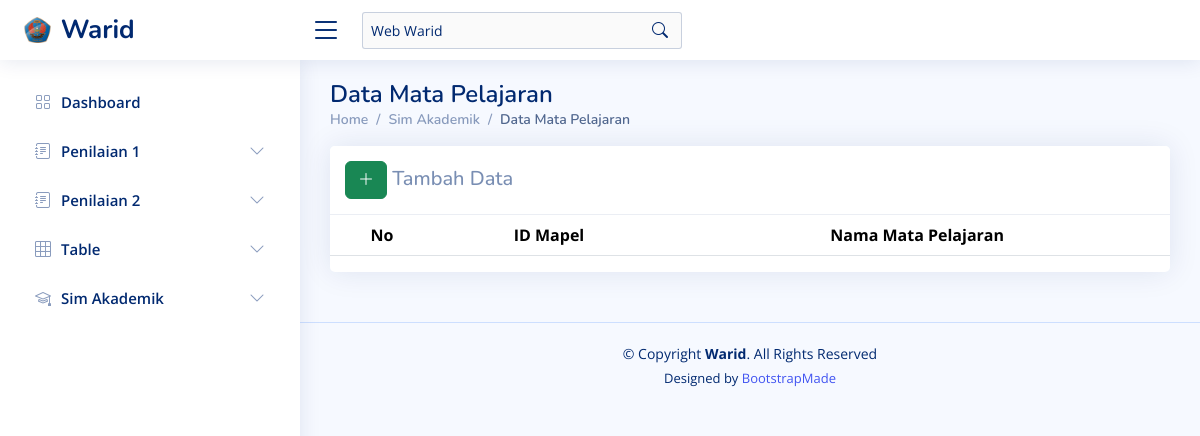
The app's page /?page=mapel, older data.
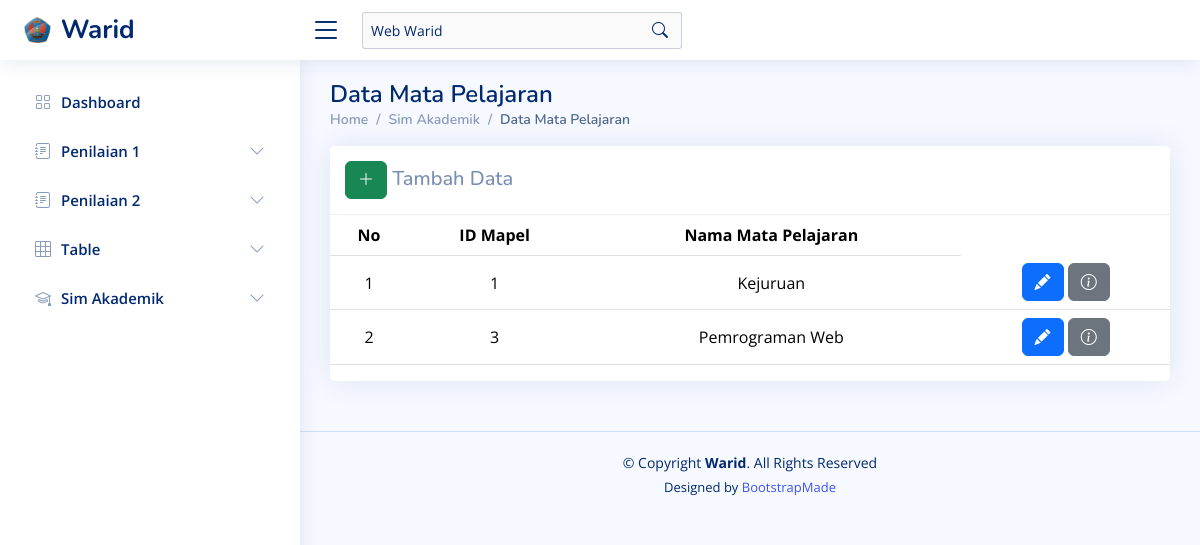
The same page, newer data.
### tables this page shows
CREATE TABLE `tb_mapel` (
  `id_mapel` int(4) NOT NULL,
  `nama_mapel` varchar(50) NOT NULL
);

### assets/components/sim_akademik_warid/mapel.php (the view, shortened to what this page needs)
<?php
$pageName = 'mapel';
?>
<main id="main" class="main">
  <div class="pagetitle">
    <h1>Data Mata Pelajaran</h1>
    <nav>
      <ol class="breadcrumb">
        <li class="breadcrumb-item"><a href="?page=dashboard">Home</a></li>
        <li class="breadcrumb-item">Sim Akademik</li>
        <li class="breadcrumb-item active">Data Mata Pelajaran</li>
      </ol>
    </nav>
  </div>
  <section class="section">
    <div class="row">
      <div class="col-lg-12">
        <div class="card">
          <h5 class="card-header d-flex">
            <span class="col-sm-6"><a href="?page=<?php echo $pageName ?>&alert=add_data" class="btn btn-success"><i class="bi bi-plus-lg"></i></a> Tambah Data</span>
          </h5>
          <div class="table-responsive text-nowrap">
            <table class="table table-hover">
              <thead>
                <tr>
                  <th>No</th>
                  <th>ID Mapel</th>
                  <th>Nama Mata Pelajaran</th>
                </tr>
              </thead>
              <tbody>
                <?php
                $sqlmapel = "SELECT * FROM tb_mapel";
                $stmt = $pdo->query($sqlmapel);
                $no = 1;
                foreach ($stmt as $mapel) {
                ?>
                  <tr>
                    <td><?php echo $no++; ?></td>
                    <td><?php echo htmlspecialchars($mapel['id_mapel']); ?></td>
                    <td><?php echo htmlspecialchars($mapel['nama_mapel']); ?></td>
                    <td>
                      <a href="?page=<?php echo $pageName ?>&alert=edit_data&id=<?php echo $mapel['id_mapel']; ?>" class="btn btn-primary"><i class="bi bi-pencil-fill" style="color: white;"></i></a>
                      <a href="?page=<?php echo $pageName ?>&alert=info_data&id=<?php echo $mapel['id_mapel']; ?>" class="btn btn-secondary"><i class="bi bi-info-circle" style="color: white"></i></a>
                    </td>
                  </tr>
                <?php
                }
                ?>
              </tbody>
            </table>
          </div>
        </div>
      </div>
    </div>
</main>

### index.php (shortened to what this page needs)
<!DOCTYPE html>
<html lang="en">
<head>
  <link href="assets/vendor/bootstrap/css/bootstrap.min.css" rel="stylesheet">
  <link href="assets/vendor/bootstrap-icons/bootstrap-icons.css" rel="stylesheet">
  <link href="assets/vendor/boxicons/css/boxicons.min.css" rel="stylesheet">
  <link href="assets/vendor/quill/quill.snow.css" rel="stylesheet">
  <link href="assets/vendor/quill/quill.bubble.css" rel="stylesheet">
  <link href="assets/vendor/remixicon/remixicon.css" rel="stylesheet">
  <link href="assets/vendor/simple-datatables/style.css" rel="stylesheet">
  <link href="assets/css/style.css" rel="stylesheet">
</head>
<body>
  <?php
  include "assets/components/koneksi.php";
  ?>
  <?php include 'assets/components/header.php'; ?>
  <?php
    $dashboard_sidebar = "collapsed";
  ?>
  <?php
  if (!isset($_GET['page'])) {
    $page = 'dashboard';
  } else {
    $page = $_GET['page'];
  }
  switch ($page) {
    case 'mapel':
      include 'assets/components/sim_akademik_warid/mapel.php';
      break;
  }
  ?>
  <?php include "assets/components/sidebar.php"; ?>
  <?php include 'assets/components/footer.php' ?>
</body>
</html>

### assets/components/header.php (shortened to what this page needs)
<header id="header" class="header fixed-top d-flex align-items-center">
    <div class="d-flex align-items-center justify-content-between">
      <a href="?page=dashboard" class="logo d-flex align-items-center">
        <img src="assets/img/logo.png" alt="">
        <span class="d-none d-lg-block">Warid</span>
      </a>
      <i class="bi bi-list toggle-sidebar-btn"></i>
    </div>
    <div class="search-bar">
      <div class="search-form d-flex align-items-center">
        <input type="text" name="query" placeholder="Web Warid" title="Web Warid" value="Web Warid" disabled>
        <button><i class="bi bi-search"></i></button>
      </div>
    </div>
  </header>

### assets/components/sidebar.php (shortened to what this page needs)
<aside id="sidebar" class="sidebar">
  <ul class="sidebar-nav" id="sidebar-nav">
    <li class="nav-item">
      <a class="nav-link <?php echo $dashboard_sidebar; ?>" href="index.php">
        <i class="bi bi-grid"></i>
        <span>Dashboard</span>
      </a>
    </li>
    <li class="nav-item">
      <a class="nav-link collapsed" data-bs-target="#penilaian-1" data-bs-toggle="collapse" href="#">
        <i class="bi bi-journal-text"></i><span>Penilaian 1</span><i class="bi bi-chevron-down ms-auto"></i>
      </a>
    </li>
    <li class="nav-item">
      <a class="nav-link collapsed" data-bs-target="#penilaian-2" data-bs-toggle="collapse" href="#">
        <i class="bi bi-journal-text"></i><span>Penilaian 2</span><i class="bi bi-chevron-down ms-auto"></i>
      </a>
    </li>
    <li class="nav-item">
      <a class="nav-link collapsed" data-bs-target="#table-view" data-bs-toggle="collapse" href="#">
        <i class="bi bi-grid-3x3"></i><span>Table</span><i class="bi bi-chevron-down ms-auto"></i>
      </a>
    </li>
    <li class="nav-item">
      <a class="nav-link collapsed" data-bs-target="#sim_akademik" data-bs-toggle="collapse" href="#">
        <i class="bi bi-mortarboard"></i><span>Sim Akademik</span><i class="bi bi-chevron-down ms-auto"></i>
      </a>
    </li>
  </ul>
</aside>

### assets/components/footer.php
<footer id="footer" class="footer">
    <div class="copyright">
      &copy; Copyright <strong><span>Warid</span></strong>. All Rights Reserved
    </div>
    <div class="credits">
      Designed by <a href="https://bootstrapmade.com/">BootstrapMade</a>
    </div>
</footer>

### assets/css/style.css (style rules this page uses)
:root { scroll-behavior: smooth; }
body { font-family: "Open Sans", sans-serif; background: #f6f9ff; color: #444444; }
a { color: #4154f1; text-decoration: none; }
h1, h2, h3, h4, h5, h6 { font-family: "Nunito", sans-serif; }
table * { text-align: center; }
table { width: 100%; }
td { vertical-align: middle; word-wrap: break-word; word-break: normal; max-width: 200px; white-space: normal; }
#main { margin-top: 60px; padding: 20px 30px; transition: all 0.3s; }
.pagetitle { margin-bottom: 10px; }
.pagetitle h1 { font-size: 24px; margin-bottom: 0; font-weight: 600; color: #012970; }
.card { margin-bottom: 30px; border: none; border-radius: 5px; box-shadow: 0px 0 30px rgba(1, 41, 112, 0.1); }
.card-header, .card-footer { border-color: #ebeef4; background-color: #fff; color: #798eb3; padding: 15px; }
.breadcrumb { font-size: 14px; font-family: "Nunito", sans-serif; color: #899bbd; font-weight: 600; }
.breadcrumb a { color: #899bbd; transition: 0.3s; }
.breadcrumb .breadcrumb-item::before { color: #899bbd; }
.breadcrumb .active { color: #51678f; font-weight: 600; }
.logo { line-height: 1; }
@media (min-width: 1200px) { .logo { width: 280px; } }
.logo img { max-height: 26px; margin-right: 6px; }
.logo span { font-size: 26px; font-weight: 700; color: #012970; font-family: "Nunito", sans-serif; }
.header { transition: all 0.5s; z-index: 997; height: 60px; box-shadow: 0px 2px 20px rgba(1, 41, 112, 0.1); background-color: #fff; padding-left: 20px; }
.header .toggle-sidebar-btn { font-size: 32px; padding-left: 10px; cursor: pointer; color: #012970; }
.header .search-bar { min-width: 360px; padding: 0 20px; }
.header .search-form { width: 100%; }
.header .search-form input { border: 0; font-size: 14px; color: #012970; border: 1px solid rgba(1, 41, 112, 0.2); padding: 7px 38px 7px 8px; border-radius: 3px; transition: 0.3s; width: 100%; }
.header .search-form button { border: 0; padding: 0; margin-left: -30px; background: none; }
.header .search-form button i { color: #012970; }
.sidebar { position: fixed; top: 60px; left: 0; bottom: 0; width: 300px; z-index: 996; transition: all 0.3s; padding: 20px; overflow-y: auto; scrollbar-width: thin; scrollbar-color: #aab7cf transparent; box-shadow: 0px 0px 20px rgba(1, 41, 112, 0.1); background-color: #fff; }
@media (min-width: 1200px) { #main, #footer { margin-left: 300px; } }
.sidebar-nav { padding: 0; margin: 0; list-style: none; }
.sidebar-nav li { padding: 0; margin: 0; list-style: none; }
.sidebar-nav .nav-item { margin-bottom: 5px; }
.sidebar-nav .nav-link { display: flex; align-items: center; font-size: 15px; font-weight: 600; color: #4154f1; transition: 0.3; background: #f6f9ff; padding: 10px 15px; border-radius: 4px; }
.sidebar-nav .nav-link i { font-size: 16px; margin-right: 10px; color: #4154f1; }
.sidebar-nav .nav-link.collapsed { color: #012970; background: #fff; }
.sidebar-nav .nav-link.collapsed i { color: #899bbd; }
.sidebar-nav .nav-link .bi-chevron-down { margin-right: 0; transition: transform 0.2s ease-in-out; }
.footer { padding: 20px 0; font-size: 14px; transition: all 0.3s; border-top: 1px solid #cddfff; }
.footer .copyright { text-align: center; color: #012970; }
.footer .credits { padding-top: 5px; text-align: center; font-size: 13px; color: #012970; }

Row changes from the older to the newer data that the page shows:
added tb_mapel: id_mapel "1", nama_mapel "Kejuruan"
added tb_mapel: id_mapel "3", nama_mapel "Pemrograman Web"
